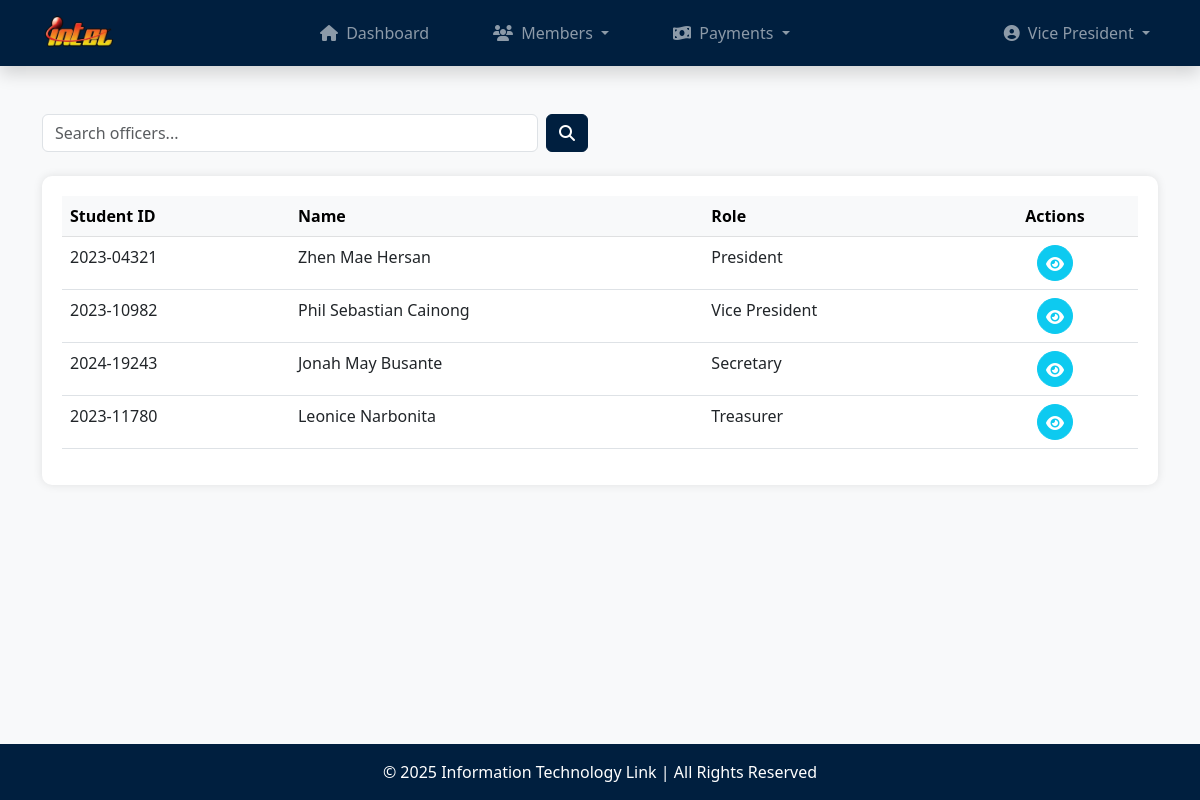
/officer_list.php (signed in), run on an earlier commit of the app's database.
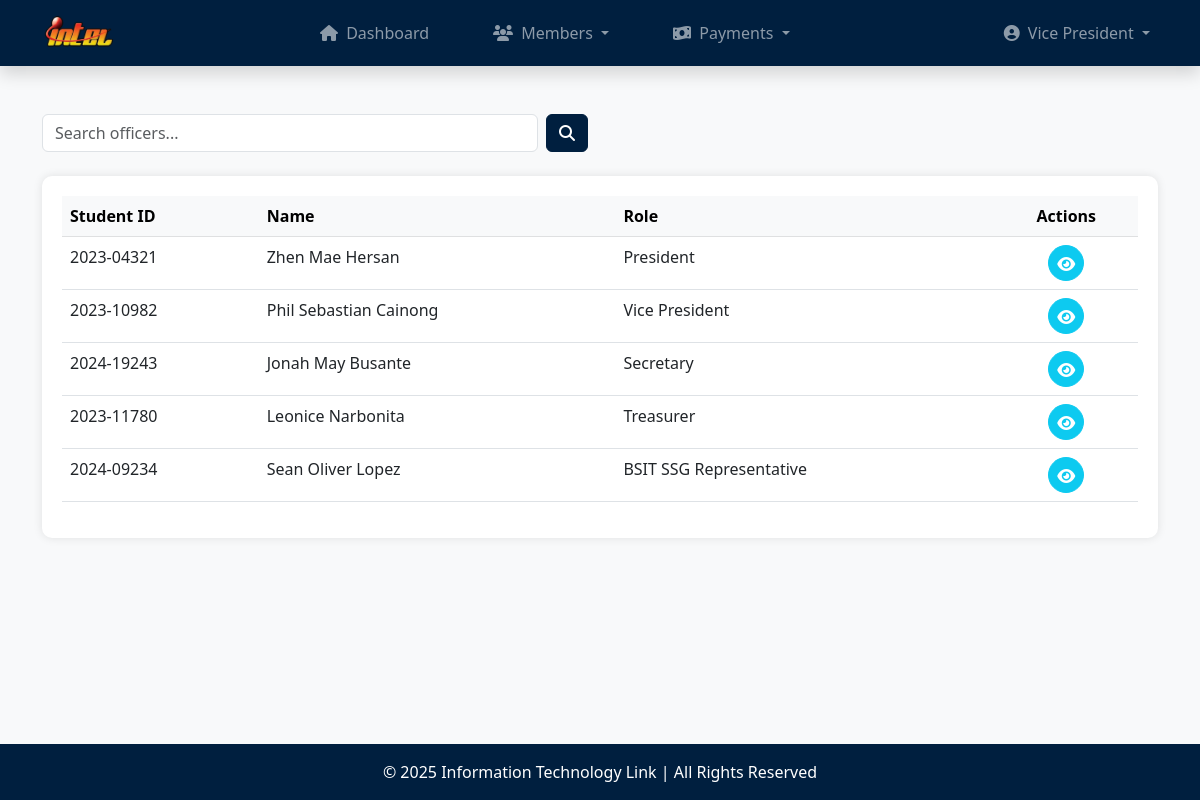
And on a later commit of the database.
### tables this page shows
CREATE TABLE `officers` (
  `officer_id` varchar(50) NOT NULL,
  `member_id` varchar(25) NOT NULL,
  `role_id` varchar(30) NOT NULL,
  `username` varchar(50) NOT NULL,
  `password` varchar(255) NOT NULL
);

CREATE TABLE `members` (
  `member_id` varchar(25) NOT NULL,
  `last_name` varchar(30) NOT NULL,
  `first_name` varchar(30) NOT NULL,
  `middle_name` varchar(30) DEFAULT NULL,
  `contact_num` varchar(15) NOT NULL,
  `email` varchar(60) NOT NULL,
  `status` enum('Active','Inactive') NOT NULL,
  `membership_date` timestamp NOT NULL DEFAULT current_timestamp()
);

CREATE TABLE `role` (
  `role_id` varchar(30) NOT NULL,
  `role_name` varchar(30) NOT NULL
);

### officer_list.php (the view, shortened to what this page needs)
<?php
    require_once('database.php');
    $query = "SELECT o.officer_id, o.member_id, o.role_id,
                     m.first_name, m.last_name,
                     r.role_name
              FROM officers o
              JOIN members m ON o.member_id = m.member_id
              JOIN role r ON o.role_id = r.role_id
              ORDER BY CASE r.role_name
                        WHEN 'President' THEN 1
                        WHEN 'Vice President' THEN 2
                        WHEN 'Secretary' THEN 3
                        WHEN 'Treasurer' THEN 4
                        WHEN 'PIO' THEN 5
                        WHEN 'Auditor' THEN 6
                        WHEN 'BSIT SSG Representative' THEN 7
                        WHEN '1st Year Representative' THEN 8
                        WHEN '2nd Year Representative' THEN 9
                        WHEN '3rd Year Representative' THEN 10
                        WHEN '4th Year Representative' THEN 11
                        ELSE 12
                       END";
    $result = $conn->query($query);
?>
<!DOCTYPE html>
<html lang="en">
<head>
    <link rel="stylesheet" href="https://cdn.jsdelivr.net/npm/bootstrap@5.3.0-alpha1/dist/css/bootstrap.min.css">
    <link rel="stylesheet" href="https://cdnjs.cloudflare.com/ajax/libs/font-awesome/6.4.0/css/all.min.css">
</head>
<body>
    <?php include('navbar.php'); ?>
    <main class="container my-5">
        <div class="row align-items-center mb-4">
            <div class="col-md-6 mt-md-0 mt-3">
                <form class="d-flex" method="GET" action="">
                    <input type="text" class="form-control me-2" id="searchBar" placeholder="Search officers..." name="search" value="<?php echo isset($search) ? htmlspecialchars($search) : ''; ?>">
                    <button type="submit" class="btn btn-navy">
                        <i class="fas fa-search"></i>
                    </button>
                </form>
            </div>
        </div>
        <div class="table-container mt-4">
            <?php if(isset($result) && $result && $result->num_rows > 0): ?>
                <div class="table-responsive">
                    <table class="table table-hover">
                        <thead class="table-light">
                            <tr>
                                <th>Student ID</th>
                                <th>Name</th>
                                <th>Role</th>
                                <th class="text-center">Actions</th>
                            </tr>
                        </thead>
                        <tbody id="officersTableBody">
                            <?php while($row = $result->fetch_assoc()): ?>
                                <tr>
                                    <td><?php echo htmlspecialchars($row['member_id']); ?></td>
                                    <td><?php echo htmlspecialchars($row['first_name'] . ' ' . $row['last_name']); ?></td>
                                    <td><?php echo htmlspecialchars($row['role_name']); ?></td>
                                    <td>
                                        <div class="action-buttons d-flex justify-content-center">
                                            <a href="view_officer.php?id=<?php echo htmlspecialchars($row['officer_id']); ?>"
                                               class="btn btn-info text-white" title="View Details">
                                                <i class="fas fa-eye"></i>
                                            </a>
                                        </div>
                                    </td>
                                </tr>
                            <?php endwhile; ?>
                        </tbody>
                    </table>
                </div>
            <?php endif; ?>
        </div>
    </main>
    <?php include('footer.php'); ?>
</body>
</html>

What changed in the data, as far as the page shows it:
added officers: member "2024-09234", member.last_name "Sean Oliver Lopez", role.role_name "BSIT SSG Representative"
